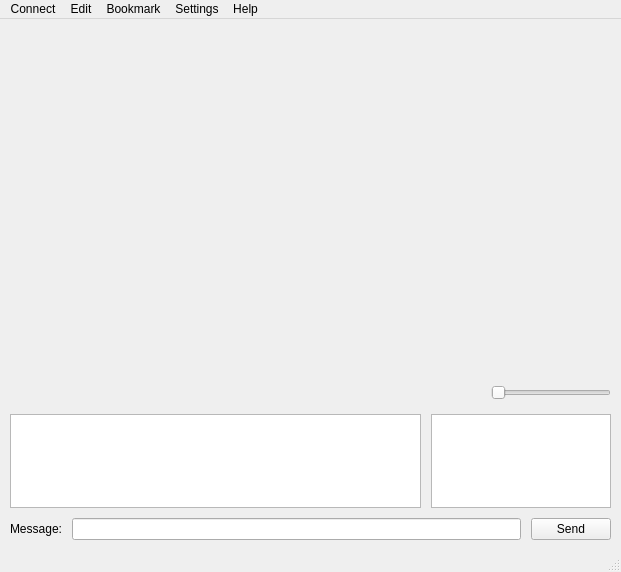
<?xml version="1.0" encoding="UTF-8"?>
<ui version="4.0">
 <class>MainWindow</class>
 <widget class="QMainWindow" name="MainWindow">
  <property name="geometry">
   <rect>
    <x>0</x>
    <y>0</y>
    <width>621</width>
    <height>572</height>
   </rect>
  </property>
  <property name="windowTitle">
   <string>MainWindow</string>
  </property>
  <widget class="QWidget" name="centralwidget">
   <layout class="QVBoxLayout" name="verticalLayout" stretch="4,1,0">
    <property name="spacing">
     <number>10</number>
    </property>
    <property name="margin">
     <number>10</number>
    </property>
    <item>
     <layout class="QVBoxLayout" name="VideoLayout" stretch="0,0">
      <property name="spacing">
       <number>8</number>
      </property>
      <item>
       <widget class="QFrame" name="VideoFrame">
        <property name="sizePolicy">
         <sizepolicy hsizetype="Expanding" vsizetype="Expanding">
          <horstretch>0</horstretch>
          <verstretch>0</verstretch>
         </sizepolicy>
        </property>
        <property name="minimumSize">
         <size>
          <width>0</width>
          <height>0</height>
         </size>
        </property>
        <property name="frameShape">
         <enum>QFrame::NoFrame</enum>
        </property>
        <property name="frameShadow">
         <enum>QFrame::Raised</enum>
        </property>
       </widget>
      </item>
      <item>
       <layout class="QHBoxLayout" name="VideoControl">
        <property name="spacing">
         <number>2</number>
        </property>
        <item>
         <widget class="QPushButton" name="PlayButton">
          <property name="sizePolicy">
           <sizepolicy hsizetype="Preferred" vsizetype="Preferred">
            <horstretch>0</horstretch>
            <verstretch>0</verstretch>
           </sizepolicy>
          </property>
          <property name="minimumSize">
           <size>
            <width>0</width>
            <height>18</height>
           </size>
          </property>
          <property name="maximumSize">
           <size>
            <width>24</width>
            <height>24</height>
           </size>
          </property>
          <property name="toolTip">
           <string>Play currently active song</string>
          </property>
          <property name="styleSheet">
           <string notr="true">QPushButton{
	background-color: rgba(255, 255, 255, 0);
	border:0px;
}</string>
          </property>
          <property name="text">
           <string/>
          </property>
          <property name="icon">
           <iconset>
            <normaloff>images/video_play_64.png</normaloff>
            <normalon>images/video_pause_64.png</normalon>images/video_play_64.png</iconset>
          </property>
          <property name="checkable">
           <bool>true</bool>
          </property>
          <property name="flat">
           <bool>false</bool>
          </property>
         </widget>
        </item>
        <item>
         <widget class="QPushButton" name="StopButton">
          <property name="sizePolicy">
           <sizepolicy hsizetype="Preferred" vsizetype="Preferred">
            <horstretch>0</horstretch>
            <verstretch>0</verstretch>
           </sizepolicy>
          </property>
          <property name="minimumSize">
           <size>
            <width>0</width>
            <height>18</height>
           </size>
          </property>
          <property name="maximumSize">
           <size>
            <width>24</width>
            <height>24</height>
           </size>
          </property>
          <property name="toolTip">
           <string>Stop currently active song</string>
          </property>
          <property name="styleSheet">
           <string notr="true">QPushButton{
	background-color: rgba(255, 255, 255, 0);
	border:0px;
}</string>
          </property>
          <property name="text">
           <string/>
          </property>
          <property name="icon">
           <iconset>
            <normaloff>images/video_stop_64.png</normaloff>images/video_stop_64.png</iconset>
          </property>
         </widget>
        </item>
        <item>
         <spacer name="horizontalSpacer">
          <property name="orientation">
           <enum>Qt::Horizontal</enum>
          </property>
          <property name="sizeHint" stdset="0">
           <size>
            <width>40</width>
            <height>20</height>
           </size>
          </property>
         </spacer>
        </item>
        <item>
         <widget class="QPushButton" name="MuteButton">
          <property name="sizePolicy">
           <sizepolicy hsizetype="Fixed" vsizetype="Fixed">
            <horstretch>0</horstretch>
            <verstretch>0</verstretch>
           </sizepolicy>
          </property>
          <property name="minimumSize">
           <size>
            <width>0</width>
            <height>20</height>
           </size>
          </property>
          <property name="maximumSize">
           <size>
            <width>24</width>
            <height>24</height>
           </size>
          </property>
          <property name="toolTip">
           <string>Mute / unmute player</string>
          </property>
          <property name="text">
           <string/>
          </property>
          <property name="icon">
           <iconset>
            <normaloff>images/sound_64.png</normaloff>
            <normalon>images/volume_down_64.png</normalon>images/sound_64.png</iconset>
          </property>
          <property name="checkable">
           <bool>true</bool>
          </property>
          <property name="default">
           <bool>false</bool>
          </property>
          <property name="flat">
           <bool>true</bool>
          </property>
         </widget>
        </item>
        <item>
         <widget class="QSlider" name="VolumeSlider">
          <property name="sizePolicy">
           <sizepolicy hsizetype="Preferred" vsizetype="Preferred">
            <horstretch>50</horstretch>
            <verstretch>50</verstretch>
           </sizepolicy>
          </property>
          <property name="maximumSize">
           <size>
            <width>120</width>
            <height>16777215</height>
           </size>
          </property>
          <property name="toolTip">
           <string>Volume</string>
          </property>
          <property name="maximum">
           <number>50</number>
          </property>
          <property name="orientation">
           <enum>Qt::Horizontal</enum>
          </property>
         </widget>
        </item>
       </layout>
      </item>
     </layout>
    </item>
    <item>
     <layout class="QHBoxLayout" name="TopLayout">
      <property name="spacing">
       <number>10</number>
      </property>
      <property name="margin">
       <number>0</number>
      </property>
      <item>
       <widget class="QTextEdit" name="ChatScreen">
        <property name="focusPolicy">
         <enum>Qt::NoFocus</enum>
        </property>
        <property name="readOnly">
         <bool>true</bool>
        </property>
       </widget>
      </item>
      <item>
       <widget class="QListWidget" name="ListUsers">
        <property name="maximumSize">
         <size>
          <width>180</width>
          <height>16777215</height>
         </size>
        </property>
        <property name="focusPolicy">
         <enum>Qt::NoFocus</enum>
        </property>
       </widget>
      </item>
     </layout>
    </item>
    <item>
     <layout class="QHBoxLayout" name="BotLayout">
      <property name="spacing">
       <number>10</number>
      </property>
      <property name="margin">
       <number>0</number>
      </property>
      <item>
       <widget class="QLabel" name="MessageLabel">
        <property name="text">
         <string>Message:</string>
        </property>
       </widget>
      </item>
      <item>
       <widget class="QLineEdit" name="MessageInput"/>
      </item>
      <item>
       <widget class="QPushButton" name="Send">
        <property name="text">
         <string>Send</string>
        </property>
       </widget>
      </item>
     </layout>
    </item>
   </layout>
  </widget>
  <widget class="QMenuBar" name="menubar">
   <property name="geometry">
    <rect>
     <x>0</x>
     <y>0</y>
     <width>621</width>
     <height>25</height>
    </rect>
   </property>
   <widget class="QMenu" name="menuConnect">
    <property name="title">
     <string>Connect</string>
    </property>
    <addaction name="actionConnect"/>
    <addaction name="actionDisconnect"/>
    <addaction name="separator"/>
    <addaction name="actionQuit"/>
   </widget>
   <widget class="QMenu" name="menuEdit">
    <property name="title">
     <string>Edit</string>
    </property>
    <addaction name="actionCut"/>
    <addaction name="actionName"/>
    <addaction name="actionPaste"/>
    <addaction name="actionDelete"/>
    <addaction name="separator"/>
    <addaction name="actionUser"/>
    <addaction name="actionClear_Chat"/>
   </widget>
   <widget class="QMenu" name="menuBookmark">
    <property name="title">
     <string>Bookmark</string>
    </property>
    <addaction name="actionAdd_to_Bookmark"/>
    <addaction name="actionManage_Bookmarks"/>
   </widget>
   <widget class="QMenu" name="menuSettings">
    <property name="title">
     <string>Settings</string>
    </property>
    <addaction name="actionOptions"/>
   </widget>
   <widget class="QMenu" name="menuHelp">
    <property name="title">
     <string>Help</string>
    </property>
    <addaction name="actionAbout"/>
   </widget>
   <addaction name="menuConnect"/>
   <addaction name="menuEdit"/>
   <addaction name="menuBookmark"/>
   <addaction name="menuSettings"/>
   <addaction name="menuHelp"/>
  </widget>
  <widget class="QStatusBar" name="statusbar"/>
  <action name="actionConnect">
   <property name="text">
    <string>Connect</string>
   </property>
  </action>
  <action name="actionDisconnect">
   <property name="text">
    <string>Disconnect</string>
   </property>
  </action>
  <action name="actionQuit">
   <property name="text">
    <string>Quit</string>
   </property>
  </action>
  <action name="actionName">
   <property name="text">
    <string>Copy</string>
   </property>
  </action>
  <action name="actionPaste">
   <property name="text">
    <string>Paste</string>
   </property>
  </action>
  <action name="actionUser">
   <property name="text">
    <string>User</string>
   </property>
  </action>
  <action name="actionAdd_to_Bookmark">
   <property name="text">
    <string>Add to Bookmark</string>
   </property>
  </action>
  <action name="actionManage_Bookmarks">
   <property name="text">
    <string>Manage Bookmarks</string>
   </property>
  </action>
  <action name="actionOptions">
   <property name="text">
    <string>Options</string>
   </property>
  </action>
  <action name="actionAbout">
   <property name="text">
    <string>About</string>
   </property>
  </action>
  <action name="actionCut">
   <property name="text">
    <string>Cut</string>
   </property>
  </action>
  <action name="actionDelete">
   <property name="text">
    <string>Delete</string>
   </property>
  </action>
  <action name="actionClear_Chat">
   <property name="text">
    <string>Clear Chat</string>
   </property>
  </action>
 </widget>
 <resources/>
 <connections/>
</ui>
